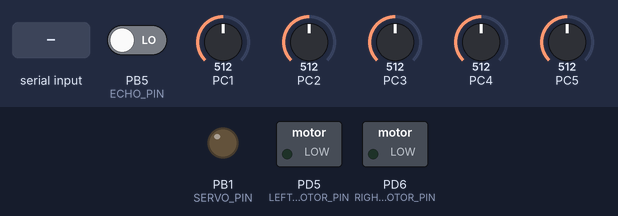
Bench run of a program on a simulated ATmega328P, built with avr-gcc and emulated at 16 MHz (the files do not name the chip). Shown: switched loads named in the program (green lamp = pin HIGH), output pins drawn as LEDs (lit = HIGH). Inputs (shaded band) come from the test bench; at power-on: PC2 = 512, PC1 = 512, PB5 (ECHO_PIN) LOW, PC3 = 512, PC4 = 512, PC5 = 512. Pins used as bus, display or sensor lines are not drawn.

Above: at 1.2 s.
1.3 s: byte 65 (START) received over Serial
At 2.7 s:
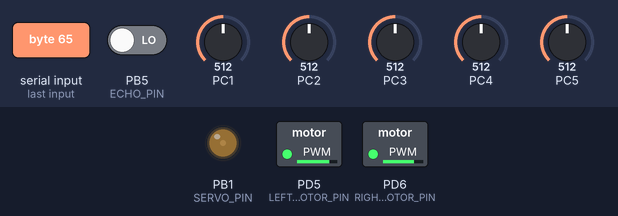
3.0 s: PC2 set to 490
At 3.5 s:
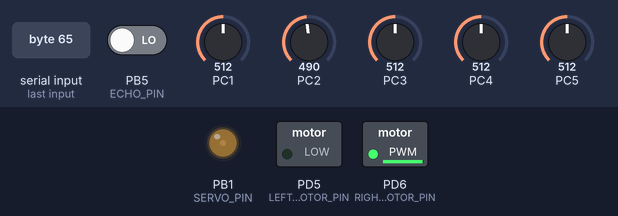
4.5 s: PC1 set to 498
At 5.7 s:
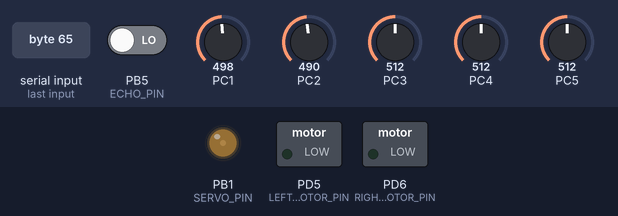
6.0 s: PC1 set to 520
At 7.0 s:
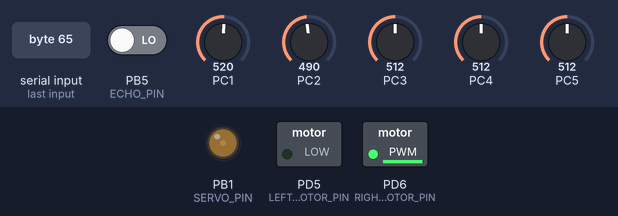
7.5 s: PC1 set to 490
At 8.3 s:
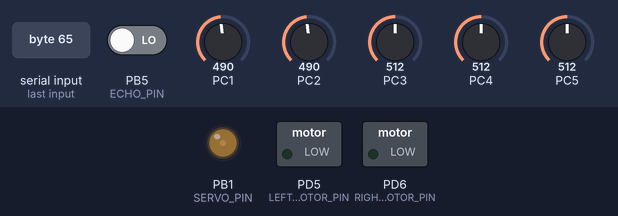
Timing chart, 0 to 10.0 s (numbered marks = the images above; inputs shaded):
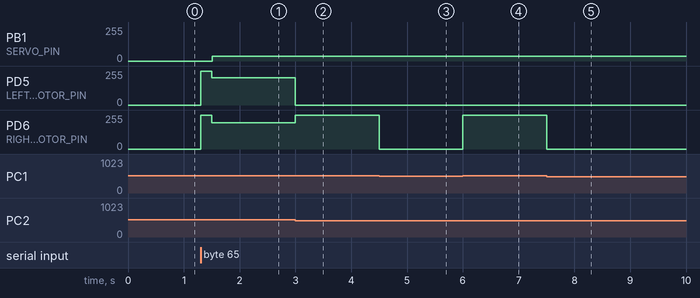

The program:

main.c
```c
#include <avr/io.h>
#include "IR.h"
#include "motor_control.h"
#include "usart.h"
#include "ultrasonic.h"
#include "servo.h"
#include <stdlib.h>
#include <stdbool.h>
#include <util/delay.h>

volatile int lapDetectionWhite;
volatile int lapDetectionBlack;
volatile int laps;
volatile bool obstacleDetected;

uint8_t lapdetected[] = "Lap detected!\n";
#define START 'A'
#define PENALTY 'B'
#define STOP 'C'

void followTrack(void);

int main(void) {
	motors_init();
	usart_init();
	initIRSensors();
	ultrasonic_init();
	servo_init();
	lapDetectionWhite = 0;
	lapDetectionBlack = 0;
	laps = 0;
	obstacleDetected = false;

	while(1){
		if(command == START){
			// wheelie!!!
			set_speed(100, 100);
			_delay_ms(200);

			while(1){
				followTrack();

				if(command == STOP){
					set_speed(0, 0);
					break;

				}else if(command == PENALTY){
					set_speed(0, 0);
					_delay_ms(5000);
				}
			}
		}
	}

}


void followTrack(void) {
	int track_dir = (int) getTrackDirection();

	if(track_dir == 1001) {
		set_speed(0, 0);
		return;
	}

	//lap detection
	/*
	if(track_dir == 1000 && lapDetectionBlack == 0) {
		lapDetectionBlack = 1;
		lapDetectionWhite = 0;
	} else if(track_dir == 0 && lapDetectionBlack == 1) {
		lapDetectionWhite = 1;
	} else if(track_dir == 1000 && lapDetectionWhite == 1) {
		lapDetectionBlack = 2;
	} else if(track_dir == 0 && lapDetectionBlack == 2) {
		// lap detected!
		lapDetectionBlack = 0;
		lapDetectionWhite = 0;
		usart_send_chars(lapdetected);
		laps++;
	} else if(track_dir < 580 && track_dir > 420) {
		lapDetectionBlack = 0;
		lapDetectionWhite = 0;
	}
	*/

	int leftMotorSpeed;
	int rightMotorSpeed;

	if(track_dir != 0 && track_dir != 1000) {
		set_angle(track_dir / 10 + 40);

		// the closer to 500, scalar moves closer to 6 -> higher speed
		float middleDist = (float)track_dir - 500;
		if(middleDist < 0)
			middleDist *= -1;
		// range from [0 ~ 500]: 0 -> 7, 500 -> 13
		float scalar = (middleDist / 100.0) + 7;
		if(scalar <= 7.2)
			scalar -= 0.8;
		//free(&middleDist);

		leftMotorSpeed  = (int) (( (float) (1000-track_dir)	) / scalar);
		rightMotorSpeed = (int) (( (float)  track_dir		) / scalar);
		//free(&scalar);

		if(pulse_width > 5 && pulse_width < 60) {
			obstacleDetected = true;
			// brake because obstacle is close
			// 60 -> 1
			// 5 -> 50 something

			int breakMultiplier = -1 * pulse_width;
			breakMultiplier += 70;	// 60 -> 10, 5 -> 65

			leftMotorSpeed -= breakMultiplier;
			rightMotorSpeed -= breakMultiplier;

			if(leftMotorSpeed < 0)
				leftMotorSpeed = 0;
			if(rightMotorSpeed < 0)
				rightMotorSpeed = 0;
		} else if(obstacleDetected) {
			set_speed(80, 80);
			obstacleDetected = false;
		}
	} else {
		if(track_dir == 0) {
			set_angle(90);
			leftMotorSpeed = 99;
			rightMotorSpeed = 30;
		} else {
			set_angle(90);
			leftMotorSpeed = 0;
			rightMotorSpeed = 99;
		}
	}
	//free(&track_dir);

	set_speed(leftMotorSpeed, rightMotorSpeed);
}
```

IR.h
```c
#include <avr/io.h>
#include <avr/sfr_defs.h>
#include "adc.h"

#define sensor_l ADC5D
#define sensor_c ADC4D
#define sensor_r ADC3D

#define sensor_bl ADC1D
#define sensor_br ADC2D

void initIRSensors() {
	adc_init();
}

// return a value under 1 ([0-500]) when we are on the left side of the track,
// a value over 1 ([500-1000]) when we are on the right side of the track
// the farther away from 500, the more outward we are

uint16_t getTrackDirection() {
	// the higher the blacker, 8bit value
	uint16_t left_black			= read_adc(sensor_l );
	uint16_t right_black		= read_adc(sensor_r );
	uint16_t center_black		= read_adc(sensor_c );
	uint16_t back_right_black	= read_adc(sensor_br);
	uint16_t back_left_black	= read_adc(sensor_bl);

	if(back_left_black < 510 && back_right_black < 510) // out of track
		return 1001;

	// right-sensor calibration
	right_black -= right_black - ((left_black + center_black) / 2);

	// print IR-Values
	/*
	uint8_t left[] = "\n\nLEFT: ";
	uint8_t right[] = "\nRIGHT: ";
	uint8_t center[] = "\nCENTER: ";

	usart_send_chars(left);
	usart_send_16bit(left_black);
	usart_send_chars(center);
	usart_send_16bit(center_black);
	usart_send_chars(right);
	usart_send_16bit(right_black);

	uint8_t backleft[] = "\nBACK LEFT: ";
	uint8_t backright[] = "\nBACK RIGHT: ";
	usart_send_chars(backleft);
	usart_send_16bit(back_left_black);
	usart_send_chars(backright);
	usart_send_16bit(back_right_black);
	*/

	// outmost
	if(right_black > 670 || back_right_black < 500)
		return 1000;
	if(left_black < 360)
		return 0;

	// inner
	int average = ((int)(left_black + right_black + center_black))/3;

	// to be sure, I take borders again
	if(average > 670)
		return 1000;
	else if(average < 360)
		return 0;

	// average range is 360 : 670
	average -= 360;		// 0 :  310
	average *= 3;		// 0 :  930
	average += 35;		// 35:  965

	// push middles towards the outside
	float pushIt = ((float)average) - 500;
	pushIt = (pushIt * 1.32) + 500;

	average = (uint16_t) pushIt;

	//free(&pushIt);

	// clip borders
	if(average < 0)
		average = 0;
	else if(average > 1000)
		average = 1000;

	/*free(&back_left_black);
	free(&back_right_black);
	free(&left_black);
	free(&center_black);
	free(&right_black);*/

	return average;
}
```

adc.h
```c
#include <avr/io.h>
#include <avr/sfr_defs.h>

#ifndef F_CPU
#define F_CPU 16000000UL
#endif

#define PRESCALER 4
#define AREF REFS0

void set_prescaler(void) {
	switch(PRESCALER){ // Set Prescaler.
		case 2:
			ADCSRA |= _BV(ADPS0);
			break;
		case 4:
			ADCSRA |= _BV(ADPS1);
			break;
		case 8:
			ADCSRA |= _BV(ADPS1) | _BV(ADPS0);
			break;
		case 16:
			ADCSRA |= _BV(ADPS2);
			break;
		case 32:
			ADCSRA |= _BV(ADPS2) | (ADPS0);
			break;
		case 64:
			ADCSRA |= _BV(ADPS2) | _BV(ADPS1);
			break;
		case 128:
			ADCSRA |= _BV(ADPS2) | _BV(ADPS1) | _BV(ADPS0);
			break;
		default:
			break;
	}

}

void adc_init() {
	ADCSRA = _BV(ADEN); // Enable ADC
	ADMUX = _BV(AREF); // VREF to AVCC (+5v)

	// Disable digital input buffer. Not necessary as it an analog signal. Just to save power.
	DIDR0 |= _BV(ADC0D) | _BV(ADC1D) | _BV(ADC3D) | _BV(ADC4D) | _BV(ADC5D);
	set_prescaler();
}


void pin_to_mux(uint8_t pin) {
	ADMUX &= ~_BV(MUX3) & ~_BV(MUX2) & ~_BV(MUX1) & ~_BV(MUX0); // Reset MUX.

	switch(pin){ // Sets MUX values based on pins.
		case ADC0D:
			ADMUX &= ~(_BV(MUX3) | _BV(MUX2) | _BV(MUX1) | _BV(MUX0));
			break;
		case ADC1D:
			ADMUX |= _BV(MUX0);
			break;
		case ADC2D:
			ADMUX |= _BV(MUX1);
			break;
		case ADC3D:
			ADMUX |= _BV(MUX1)| _BV(MUX0);
			break;
		case ADC4D:
			ADMUX |= _BV(MUX2);
			break;
		case ADC5D:
			ADMUX |= _BV(MUX2) | _BV(MUX0);
			break;
		default:
			break;
	}
}


void conversion_init(void) {
	ADCSRA |= _BV(ADSC); // Enable Start conversion bit.
}


uint16_t read_adc(uint8_t pin) {
	pin_to_mux(pin); // Change channel
	conversion_init();

	while(ADCSRA & _BV(ADSC));

	return ADC;

}
```

motor_control.h
```c
#include <avr/io.h>
#include <avr/sfr_defs.h>

#ifndef F_CPU
#define F_CPU 16000000UL
#endif

#define LEFT_MOTOR_PIN PIND5
#define RIGHT_MOTOR_PIN PIND6
#define MOTOR_PWM_TIMER_TOP 255
#define MOTORS_DDRx DDRD

#define MOTOR_MINIMUM_SPEED 0
#define MOTOR_MAXIMUM_SPEED 100

#ifdef LEFT_MOTOR_PIN
#define LEFT_MOTOR_OCnx OCR0B
#endif


#ifdef RIGHT_MOTOR_PIN
#define RIGHT_MOTOR_OCnx OCR0A
#endif

#define PRESCALER 8


void start_timer(void) {
	switch(PRESCALER){ // Sets MUX values based on pins.
		case 0:
			TCCR0B |= _BV(CS00);
			break;
		case 8:
			TCCR0B |= _BV(CS01);
			break;
		case 64:
			TCCR0B |= _BV(CS01) | _BV(CS00);
			break;
		case 256:
			TCCR0B |= _BV(CS02);
			break;
		case 1024:
			TCCR0B |= _BV(CS00) | _BV(CS02);
			break;
		default:
			break;
	}
}


void set_speed(int left_motor_speed, int right_motor_speed) {
	if (left_motor_speed >= MOTOR_MINIMUM_SPEED && left_motor_speed <= MOTOR_MAXIMUM_SPEED &&
		right_motor_speed >= MOTOR_MINIMUM_SPEED && right_motor_speed <= MOTOR_MAXIMUM_SPEED){


		//Set OCnx values
		LEFT_MOTOR_OCnx = (left_motor_speed * MOTOR_PWM_TIMER_TOP) / 100;
		RIGHT_MOTOR_OCnx = (right_motor_speed * MOTOR_PWM_TIMER_TOP) / 100;


	}
}

void motors_init(void) {
	//Just to make sure the pins are set as OUTPUT.
	MOTORS_DDRx |= _BV(LEFT_MOTOR_PIN) | _BV(RIGHT_MOTOR_PIN);

	//Enable PWM for PIND5 and PIND6. Set timer to FAST PWM mode.
	TCCR0A |= _BV(COM0A1) | _BV(COM0B1) | _BV(WGM00) | _BV(WGM01);

	//Start Timer by setting Prescaler.
	start_timer();
}
```

servo.h
```c
#include <avr/io.h>
#include <avr/sfr_defs.h>
#include <util/delay.h>

#ifndef F_CPU
#define F_CPU 16000000UL
#endif

#define SERVO_DDRx DDRB

#ifdef SERVO_DDRx
#	define SERVO_PIN PINB1
#	define SERVO_PORT PORTB
#	define SERVO_OCnx OCR1A
#endif

#define TOP 20000
#define SERVO_MIN 950
#define SERVO_MAX 4700
#define RANGE (SERVO_MAX - SERVO_MIN)/180

void servo_init(void){
	// Set Servo pin as OUTPUT.
	SERVO_DDRx |= _BV(SERVO_PIN);

	// Timer 1 - PWM - Mode 14 - PRESCALER 8 - 50 Hz
	TCCR1A |= _BV(WGM11) | _BV(COM1A1);
	TCCR1B |= _BV(WGM13) | _BV(WGM12) | _BV(CS11);
	ICR1 = TOP;
}


void set_angle(int angle){
	//			   (SERVO_MAX - SERVO_MIN)
	// SERVO_MIN + ----------------------- x angle
	//                        180
	SERVO_OCnx = SERVO_MIN + ((int) RANGE * angle);
}
```

ultrasonic.h
```c
#include <avr/io.h>
#include <avr/sfr_defs.h>
#include <util/delay.h>
#include <avr/interrupt.h>

#define TRIGGER_DDRx DDRB
#define TRIGGER_PORTx PORTB
#define TRIGGER_PIN PINB4
#define TRIGGER_FREQUENCY 15 // Manual trigger delay between Trigger HIGH and LOW.

#define ECHO_DDRx DDRB
#define ECHO_PORTx PORTB
#define ECHO_INTx PCINT5
#define ECHO_PIN PINB5
#define ECHO_INTERRUPT_REGISTER PCIE0

#if ECHO_INTERRUPT_REGISTER == PCIE0
#	define ECHO_PIN_CHANGE_REGISTER PCMSK0
#	define ECHO_INTx_VECTOR PCINT0_vect

#elif ECHO_INTERRUPT_REGISTER == PCIE1
#	define ECHO_PIN_CHANGE_REGISTER PCMSK1
#	define ECHO_INTx_VECTOR PCINT1_vect

#elif ECHO_INTERRUPT_REGISTER == PCIE2
#	define ECHO_PIN_CHANGE_REGISTER PCMSK2
#	define ECHO_INTx_VECTOR PCINT2_vect

#endif

// MAX Prescaler is necessary as the timer overflows even for very close obstacle.
#define TIMER2_PRESCALER 1024

#if TIMER2_PRESCALER == 0
#	define TIMER2_PRESCALER (_BV(CS20))

#elif TIMER2_PRESCALER == 8
#	define TIMER2_PRESCALER (_BV(CS21))

#elif TIMER2_PRESCALER == 32
#	define TIMER2_PRESCALER (_BV(CS21) | _BV(CS20))

#elif TIMER2_PRESCALER == 64
#	define TIMER2_PRESCALER (_BV(CS22))

#elif TIMER2_PRESCALER == 128
#	define TIMER2_PRESCALER (_BV(CS22) | _BV(CS21))

#elif TIMER2_PRESCALER == 256
#	define TIMER2_PRESCALER (_BV(CS22) | _BV(CS21))

#elif TIMER2_PRESCALER == 1024
#	define TIMER2_PRESCALER (_BV(CS22) | _BV(CS21) | _BV(CS20))
#endif

#define TIMER2_OVERFLOW 10

volatile uint16_t pulse_width = 0; // Stores the time taken to reach the receiver.
volatile uint8_t i = 0;

void ultrasonic_init(){
	// Set Trigger pin as OUTPUT, and ECHO pin as INPUT.
	TRIGGER_DDRx |= _BV(TRIGGER_PIN);
	ECHO_DDRx &= ~_BV(ECHO_PIN);

	// Enable PORTB pins to interrupt.
	PCICR |= _BV(ECHO_INTERRUPT_REGISTER);

	// Enable ECHO pin to interrupt.
	ECHO_PIN_CHANGE_REGISTER |= _BV(ECHO_INTx);

	// Enable global interrupts.
	sei();

	// Automatic mode.
	if(TIMER2_OVERFLOW != 0){
		// Set TOP value.
		OCR2A = 255;

		// Enable CTC interrupt.
		TIMSK2 |= _BV(OCIE2A);

		// Enable CTC Mode.
		TCCR2B |= _BV(WGM12);

		// Set MAX (1024) Prescaler.
		TCCR2B |= TIMER2_PRESCALER;
	}

}


void trigger(void){
	TRIGGER_PORTx |= _BV(TRIGGER_PIN);
	_delay_ms(TRIGGER_FREQUENCY);
	TRIGGER_PORTx &= ~_BV(TRIGGER_PIN);

}


ISR(ECHO_INTx_VECTOR){
	// ECHO pin goes from HIGH to LOW, when signal received.
	if((ECHO_PORTx & _BV(ECHO_PIN)) == 0){
		pulse_width = TCNT2;

		if(pulse_width == 35){
			pulse_width = 80;
		}

		// Start auto-triggering again.
		TCCR2B |= _BV(WGM12);

	// The ECHO pin is set HIGH when triggered. So, the timer starts here.
	}else{
		// Stop auto-triggering.
		TCCR2B &= ~_BV(WGM12);
	}

	// Reset ticks.
	TCNT2 = 0;


}

// Auto-triggering every ~ 0.19s.
ISR(TIMER2_COMPA_vect){
	i = (i > TIMER2_OVERFLOW)? 0 : i + 1;

	if(i == 0){
		TRIGGER_PORTx |= _BV(TRIGGER_PIN);

	}else if(i == TIMER2_OVERFLOW){
		TRIGGER_PORTx &= ~_BV(TRIGGER_PIN);

	}

}
```

usart.h
```c
#include <avr/io.h>
#include <stdlib.h>
#include <avr/sfr_defs.h>
#include <avr/interrupt.h>

#ifndef F_CPU
#define F_CPU 16000000UL
#endif
#define BAUD 9600
#define MYUBRR F_CPU/16/BAUD-1

volatile uint8_t command;

void usart_init(void){
	UBRR0H = (MYUBRR >> 8); //eight least significant bits of BAUD.
	UBRR0L = MYUBRR; // 4 significant bits of BAUD.
	UCSR0B = _BV(TXEN0) | _BV(RXEN0) | _BV(RXCIE0); //enable transmit and receive, and On receive interrupt.
	UCSR0C |= _BV(UCSZ01) | _BV(UCSZ00);
	UCSR0C &= ~_BV(UMSEL00) & ~_BV(UPM00) & ~_BV(USBS0);
}


void usart_send_char(uint8_t data){
	while (!(UCSR0A & _BV(UDRE0)));
	UDR0 = data;
}


void usart_send_chars(uint8_t * data){
	while (*data){
		usart_send_char(*data++);
	}

}

void usart_send_8bit(uint8_t data){
	uint8_t string[4]; // Max 255, 4 Chars with '/0'.
	itoa(data, string, 10); // Convert Int to String.
	usart_send_chars(string);
	free(string);

}


void usart_send_16bit(uint16_t data){
	uint8_t string[10]; // Max 1024, 5 Chars with '/0'.
	itoa(data, string, 10); // Convert Int to String.

	usart_send_chars(string);

	free(string);


}

void usart_send_int(int data){
	uint8_t string[24];

	itoa(data, string, 10);

	usart_send_chars(string);
	free(string);

}


uint8_t usart_recieve(){
	while(!(UCSR0A & _BV(RXC0)));
	return UDR0;
}

ISR(USART_RX_vect){
	command = UDR0;

}
```

Measured:
- the behaviour switches between 500 and 499 on PC2 (found by bisection; images 1 and 2)
- the behaviour switches between 510 and 509 on PC1 (found by bisection; images 2 and 3)
- after the input at 1.3 s, PB1 (SERVO_PIN): 0/255 → 35/255 after 0.21 s; PD5 (LEFT_MOTOR_PIN): 0/255 → 255/255 at once, → 206/255 0.20 s later; PD6 (RIGHT_MOTOR_PIN): 0/255 → 255/255 at once, → 196/255 0.20 s later
- after the input at 3.0 s, PD5 (LEFT_MOTOR_PIN): 206/255 → 0/255 at once; PD6 (RIGHT_MOTOR_PIN): 196/255 → 252/255 at once
- after the input at 4.5 s, PD6 (RIGHT_MOTOR_PIN): 252/255 → 0/255 at once
- after the input at 6.0 s, PD6 (RIGHT_MOTOR_PIN): 0/255 → 252/255 at once
- after the input at 7.5 s, PD6 (RIGHT_MOTOR_PIN): 252/255 → 0/255 at once
